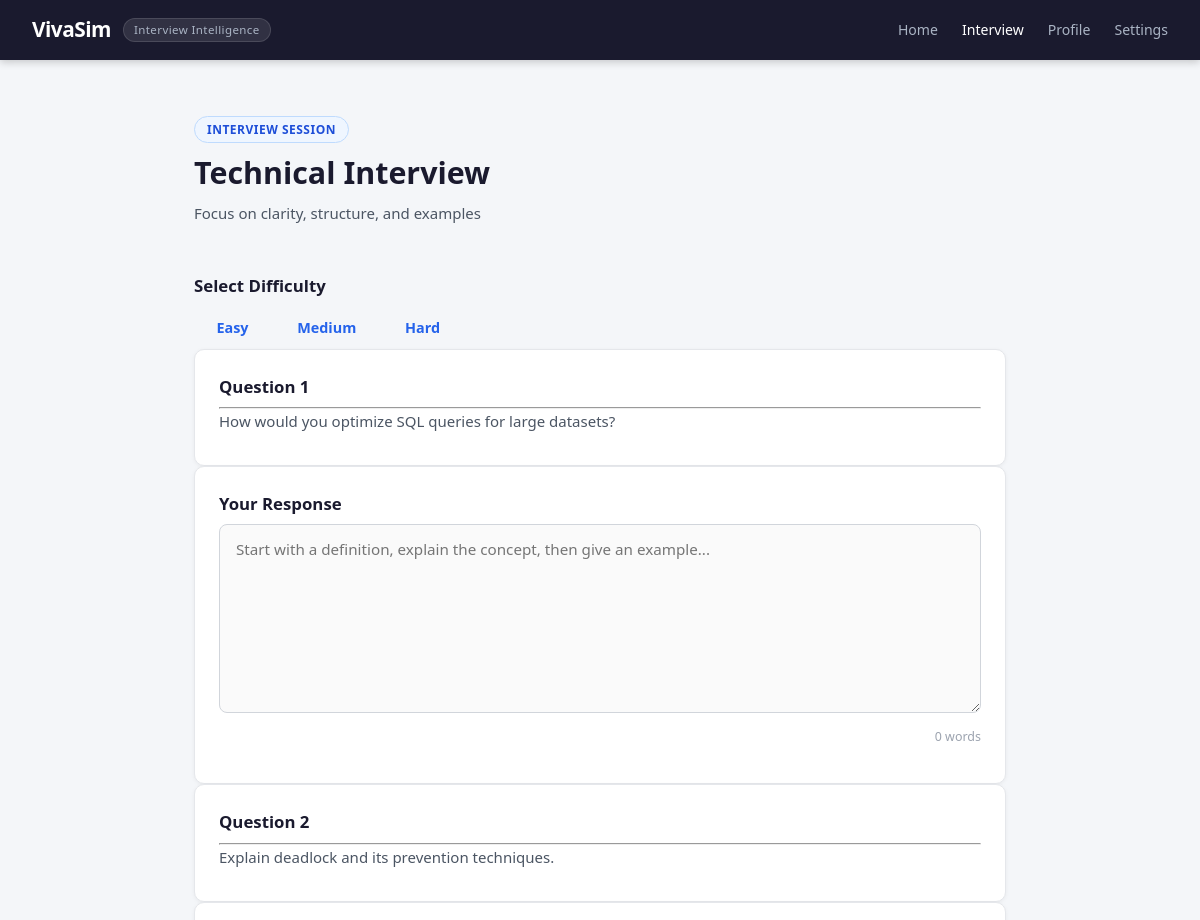
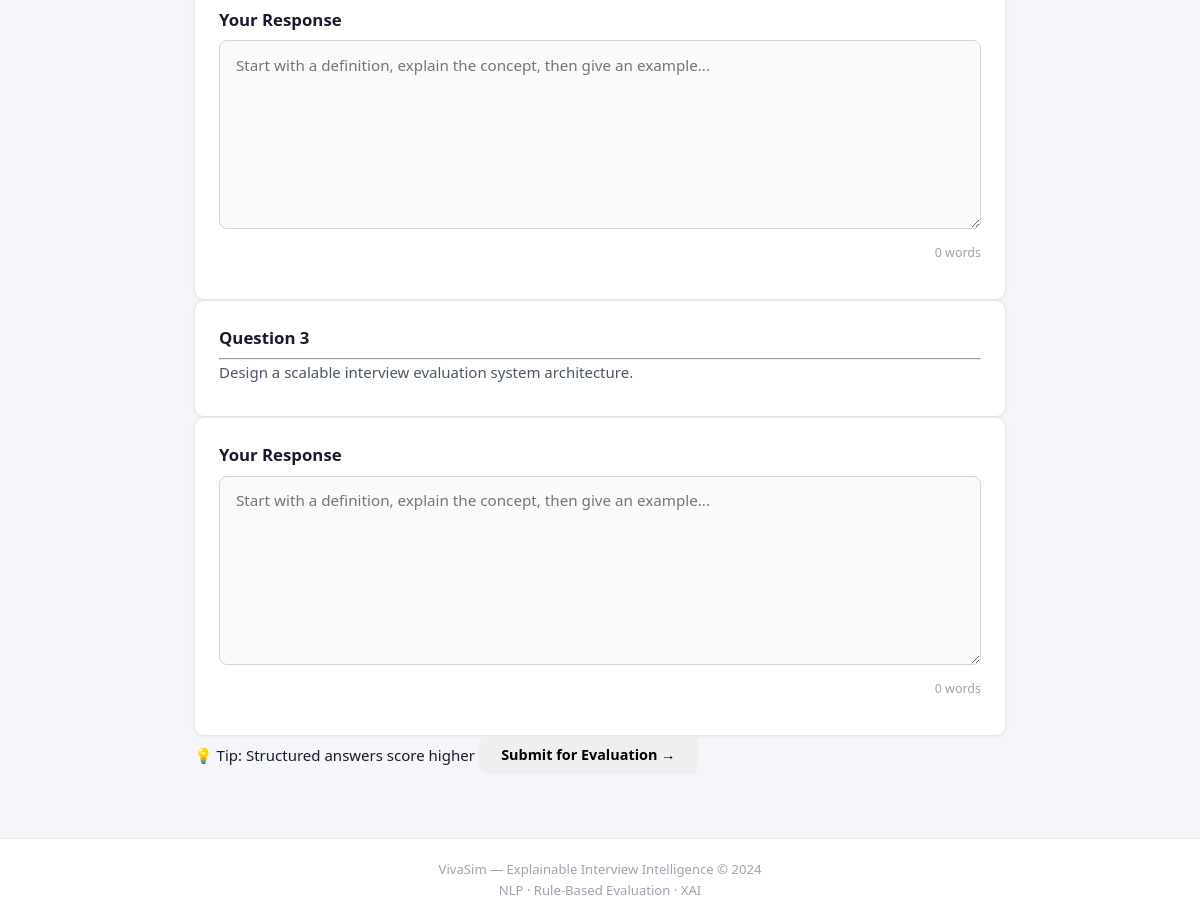
/interview?level=hard, run on the app's committed database (2 pictures, top to bottom).
### tables this page shows
CREATE TABLE questions (
            id INTEGER PRIMARY KEY AUTOINCREMENT,
            question_text TEXT NOT NULL,
            keywords TEXT NOT NULL,
            difficulty TEXT NOT NULL
        );

### routes/interview_routes.py (the view)
@interview_bp.route("/interview")
def interview_page():
    level = request.args.get("level", "easy").lower()
    questions = get_questions_by_difficulty(
        level,
        limit=3
    )
    if not questions:
        questions = get_random_questions(limit=3)
    print("Selected difficulty:", level)
    print("Questions loaded:", len(questions))
    return render_template(
        "interview.html",
        questions=questions,
        level=level
    )

### models/database.py (called while the page is built)
def get_connection():
    db_path = current_app.config.get(
        "DATABASE_PATH",
        DB_PATH
    )
    connection = sqlite3.connect(db_path)
    connection.row_factory = sqlite3.Row
    return connection

### models/question_model.py (called while the page is built)
def get_questions_by_difficulty(level, limit=3):
    conn = get_connection()
    cursor = conn.cursor()
    cursor.execute("""
        SELECT id, question_text, keywords, difficulty
        FROM questions
        WHERE LOWER(difficulty)=?
        ORDER BY RANDOM()
        LIMIT ?
    """, (level.lower(), limit))
    questions = cursor.fetchall()
    conn.close()
    return questions

### templates/interview.html (shortened to what this page needs)
{% extends "layout.html" %}
{% block content %}
<section class="session-header section mb-4">
    <div>
        <span class="badge bg-warning text-dark">
            INTERVIEW SESSION
        </span>
        <h1 class="mt-3">Technical Interview</h1>
        <p class="text-muted">
            Focus on clarity, structure, and examples
        </p>
    </div>
</section>
<div class="container mt-4">
    <div class="mb-4">
        <h3>Select Difficulty</h3>
        <a href="/interview?level=easy" class="btn btn-success">Easy</a>
        <a href="/interview?level=medium" class="btn btn-warning">Medium</a>
        <a href="/interview?level=hard" class="btn btn-danger">Hard</a>
    </div>
    <form method="POST" action="/evaluate">
        {% for q in questions %}
        <div class="card shadow-sm p-4 mb-4">
            <h3>Question {{ loop.index }}</h3>
            <hr>
            <p class="fs-5">
                {{ q.question_text }}
            </p>
        </div>
        <div class="card shadow-sm p-4 mb-4">
            <h3>Your Response</h3>
            <textarea name="question_{{ q.id }}" rows="8" class="form-control mt-3 answer-textarea"
                placeholder="Start with a definition, explain the concept, then give an example..." required></textarea>
            <p class="text-muted mt-2 word-count">
                0 words
            </p>
        </div>
        {% endfor %}
        <div class="d-flex justify-content-between align-items-center mt-4">
            <span class="text-muted">
                💡 Tip: Structured answers score higher
            </span>
            <button type="submit" class="btn btn-primary btn-lg">
                Submit for Evaluation →
            </button>
        </div>
    </form>
</div>
{% endblock %}

### static/css/style.css (style rules this page uses)
*, *::before, *::after { box-sizing: border-box; margin: 0; padding: 0; }
body { font-family: 'Segoe UI', Tahoma, Geneva, Verdana, sans-serif; background-color: #f4f6f9; color: #1a1a2e; font-size: 15px; line-height: 1.6; min-height: 100vh; }
a { color: #2563eb; text-decoration: none; }
.section { margin-bottom: 2rem; }
h1 { font-size: 1.9rem; font-weight: 700; color: #1a1a2e; line-height: 1.2; margin-bottom: 0.6rem; }
h3 { font-size: 1.05rem; font-weight: 600; color: #1a1a2e; margin-bottom: 0.4rem; }
p { color: #4b5563; margin-bottom: 0.5rem; }
.badge { display: inline-block; background: #eff6ff; color: #1d4ed8; border: 1px solid #bfdbfe; font-size: 0.75rem; font-weight: 600; letter-spacing: 0.5px; padding: 3px 12px; border-radius: 20px; margin-bottom: 0.75rem; text-transform: uppercase; }
.btn { display: inline-flex; align-items: center; gap: 6px; font-size: 0.9rem; font-weight: 600; padding: 0.6rem 1.4rem; border-radius: 8px; border: none; cursor: pointer; text-decoration: none; transition: background 0.2s, transform 0.15s, box-shadow 0.2s; font-family: inherit; }
.card { background: #ffffff; border: 1px solid #e5e7eb; border-radius: 10px; padding: 1.5rem; box-shadow: 0 1px 4px rgba(0,0,0,0.05); }
.session-header { display: flex; align-items: flex-start; justify-content: space-between; flex-wrap: wrap; gap: 0.75rem; padding: 1.5rem 0 0.5rem; }
textarea { width: 100%; padding: 0.85rem 1rem; border: 1px solid #d1d5db; border-radius: 8px; font-family: inherit; font-size: 0.95rem; color: #1a1a2e; background: #fafafa; resize: vertical; outline: none; transition: border-color 0.2s, box-shadow 0.2s; margin-bottom: 0.5rem; }
.word-count { font-size: 0.78rem; color: #9ca3af; text-align: right; margin-bottom: 0.75rem; }

### data on the page
questions: question_text "How would you optimize SQL queries for large datasets?", id "Start with a definition, explain the concept, then give an example..."
questions: question_text "Explain deadlock and its prevention techniques.", id "Start with a definition, explain the concept, then give an example..."
questions: question_text "Design a scalable interview evaluation system architecture.", id "Start with a definition, explain the concept, then give an example..."
